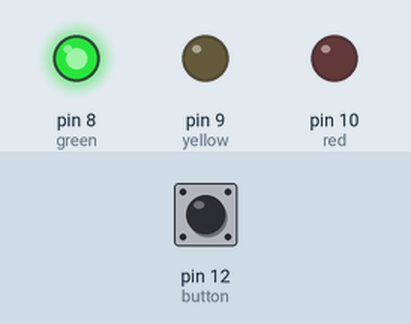
Bench run of a sketch on a simulated Arduino Uno, built with avr-gcc and run on an emulated ATmega328P. Parts: output pins drawn as LEDs (lit = HIGH). The test bench sets the inputs (shaded band); at power-on: pin 12 (button) LOW.

Above: at 1.2 s.
1.3 s: pin 12 (button) pulled HIGH for 0.15 s
At 1.6 s:
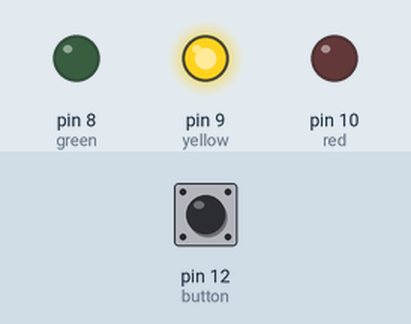
At 4.3 s:
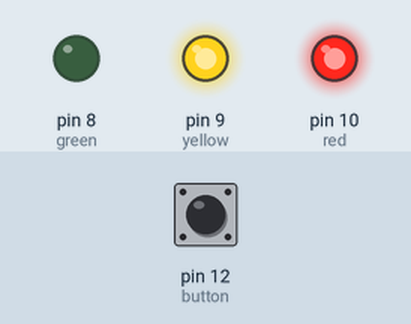
Timing chart, 0 to 11.8 s (numbered marks = the images above; inputs shaded):
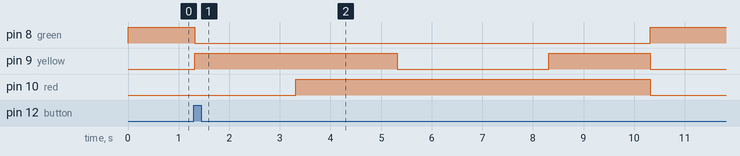

The sketch:

basic_traffice_lights_w_btn.ino
```cpp
int red = 10;
int yellow = 9;
int green = 8;

int button = 12; // switch is on pin 12

void setup(){
    pinMode(red, OUTPUT);
    pinMode(yellow, OUTPUT);
    pinMode(green, OUTPUT);

    pinMode(button, INPUT);
    digitalWrite(green, HIGH);
}

void loop() {
    if (digitalRead(button) == HIGH){
        delay(15); // software debounce
        if (digitalRead(button) == HIGH) {

            digitalWrite(green, LOW);
            digitalWrite(yellow, HIGH);
            delay(2000);

            digitalWrite(red, HIGH);
            digitalWrite(yellow, HIGH);
            delay(2000);

            digitalWrite(yellow, LOW);
            digitalWrite(red, HIGH);
            delay(3000);

            digitalWrite(red, HIGH);
            digitalWrite(yellow, HIGH);
            delay(2000);

            digitalWrite(red, LOW);
            digitalWrite(green, HIGH);
            digitalWrite(yellow, LOW);
            delay(5000);

        }
    }
}
```

Measured:
- after the input at 1.3 s, pin 8 (green): HIGH → LOW at once, → HIGH 9.0 s later; pin 9 (yellow): LOW → HIGH at once, → LOW 4.0 s later, → HIGH 3.0 s later, → LOW 2.0 s later; pin 10 (red): LOW → HIGH after 2.0 s, → LOW 7.0 s later
